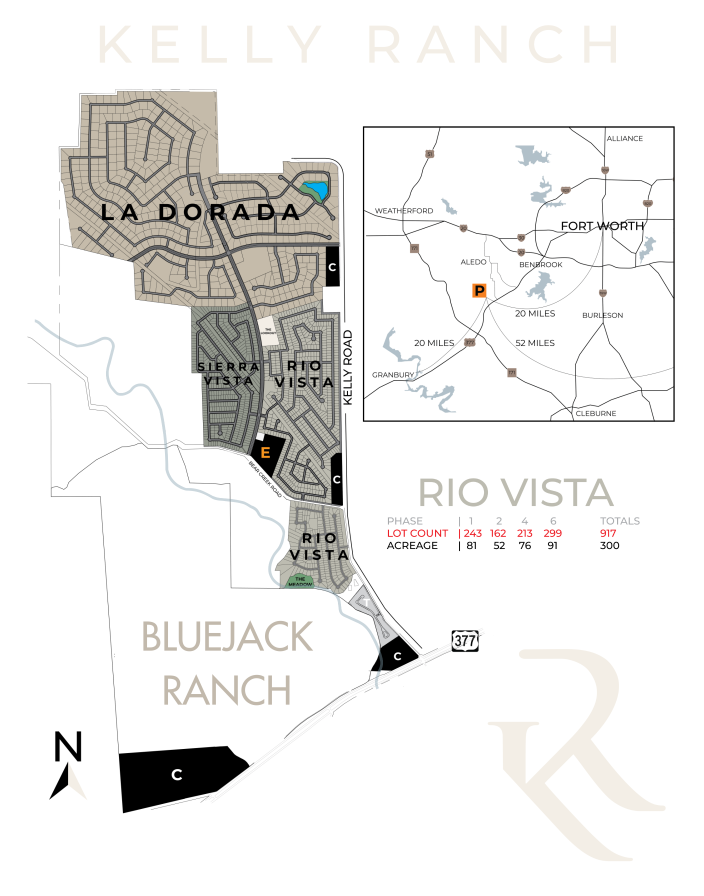
#> input picture reference/flyers/Rio Vista at Kelly Ranch/Community Info/Kelly Ranch Full Map.png, 2112 x 2688 px (shown at 1/3 size)
$ python -i images.py   (imports and definitions only)
#> lines starting #> are read from the running program, lines starting #| are printed output that depends on the picture; after the words box and inside, x2 and y2 are one past the last pixel; in counts of white or black regions, pixels touching at a corner belong together
#> further down, picture is the input picture: PIL image 2112x2688 RGBA; mean R, G, B, A 236.4, 235.7, 234.3, 255
"""Print-size image proxy.

Feed photos are often photographer originals (up to ~6000 px, 9-12 MB). The
browser embeds them in the PDF untouched, so a two-page flyer could reach
30 MB. This fetches each photo once, downsamples it to the size it actually
prints at, and keeps the result in R2 (see app/store.py).

Only hosts the feed uses are fetched; anything else is served as-is.
"""
from __future__ import annotations

import hashlib
import io
import os
import urllib.request
from urllib.parse import quote, urlparse

from PIL import Image, ImageOps

from . import config

ALLOWED = {
    "s3.amazonaws.com": "/buildercloud/",
    "www.sandlinhomes.com": "/",
}
DPI = int(os.environ.get("IMAGE_DPI", "200"))  # print resolution for photos
LINE_ART_DPI = 300   # floor plans: thin lines need more pixels
MAX_SOURCE_BYTES = 40 * 1024 * 1024


# [18 lines left out: functions allowed, src, not called in this run]


# Bump when render() output changes so stored copies (R2) are regenerated, not reused.
CACHE_VERSION = 2   # 2: floor plans trimmed of white margins


def cache_key(url: str, w: int, h: int | None, la: bool) -> str:
    return hashlib.sha1(f"v{CACHE_VERSION}|{url}|{w}|{h}|{int(la)}".encode()).hexdigest() + ".jpg"


def _trim_white(im: Image.Image, margin: float = 0.015) -> Image.Image:
    """Crop the white canvas around line art (floor plans arrive on oversized white pages).
    Scale is untouched, so two floors from the same plan set stay comparable."""
#> called with margin = 0.015
    ink = im.convert("L").point(lambda v: 255 if v < 235 else 0)
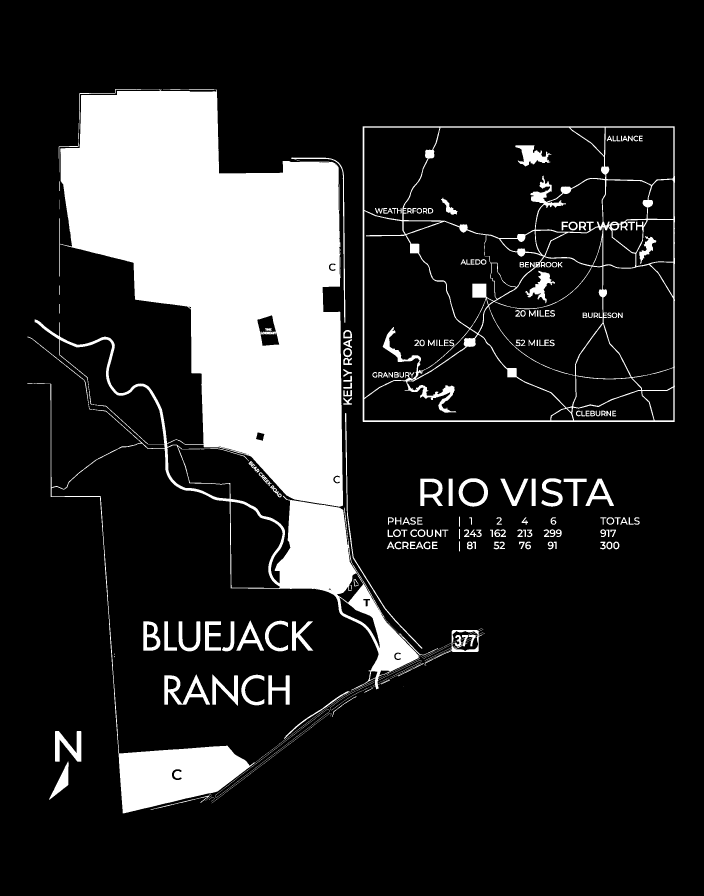
#> ink: PIL image 2112x2688 L (shown at 1/3 size); 16.1% white; 288 white regions (79 under 20 px), largest, box (x1, y1, x2, y2) and area: (82, 267, 1314, 2440) 764868, (1088, 379, 2025, 1266) 58509, (493, 2023, 630, 2114) 4583
    box = ink.getbbox()
#> box = (82, 267, 2025, 2440)
    if not box:
        return im
    m = int(max(im.size) * margin)
#> m = 40
    return im.crop((max(0, box[0] - m), max(0, box[1] - m), min(im.width, box[2] + m), min(im.height, box[3] + m)))
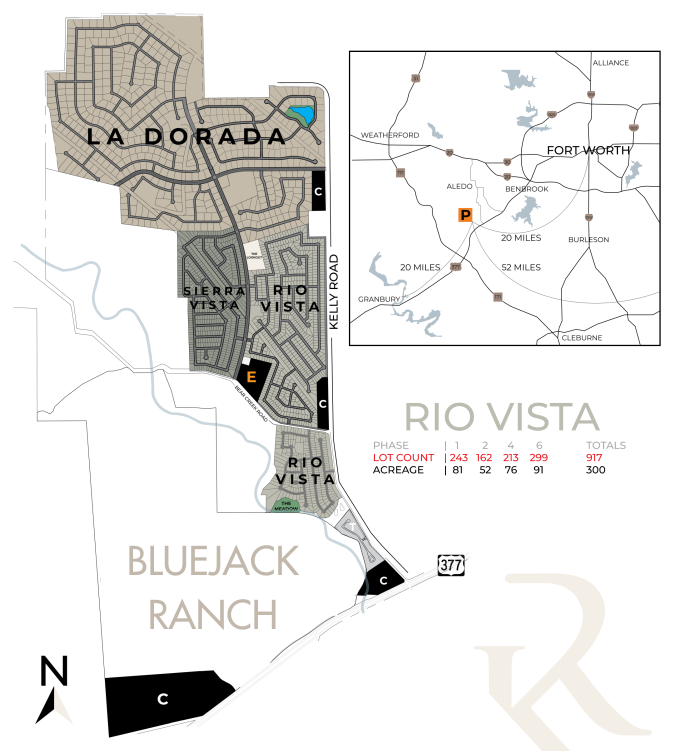
#> returned value: PIL image 2023x2253 RGBA (shown at 1/3 size); mean R, G, B, A 232, 231.2, 229.5, 255


# [38 lines left out: function render, not called in this run]

>>> from PIL import Image
>>> picture = Image.open('../reference/flyers/Rio Vista at Kelly Ranch/Community Info/Kelly Ranch Full Map.png')
>>> result = _trim_white(picture)
